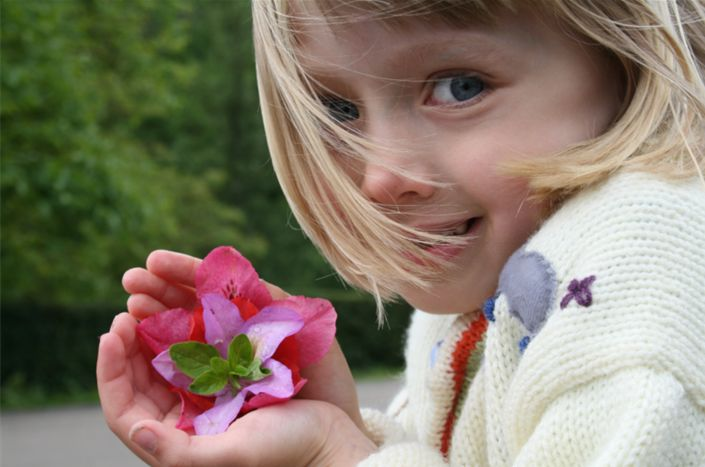
#> input picture day10/img2.jpeg, 705 x 467 px
$ python p3.py
#> lines starting #> are read from the running program, lines starting #| are printed output that depends on the picture
import cv2
import numpy as np
from scipy import ndimage

image = cv2.imread('img2.jpeg',0)
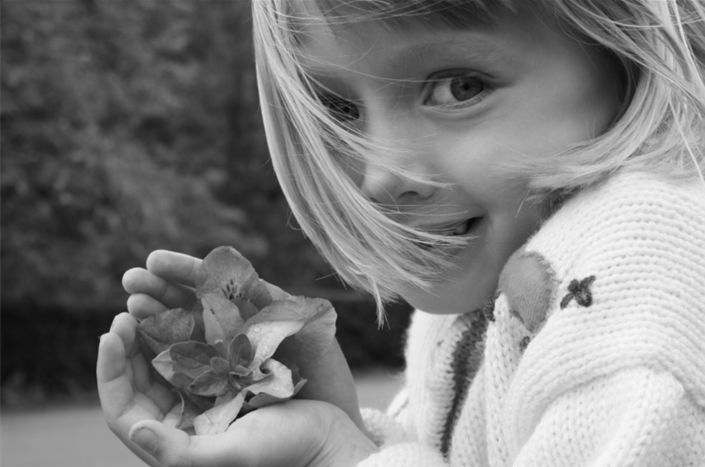
#> image: shape (467, 705); min 3, max 250, mean 125.3
cv2.imshow("original",image)

'''sobel_horizontal = np.array([np.array([1, 2, 1]), np.array([0, 0, 0]), np.array([-1, -2, -1])])
print(sobel_horizontal, 'is a kernel for detecting horizontal edges')

sobel_vertical = np.array([np.array([-1, 0, 1]), np.array([-2, 0, 2]), np.array([-1, 0, 1])])
print(sobel_vertical, 'is a kernel for detecting vertical edges')

out_h = ndimage.convolve(image,sobel_horizontal, mode='reflect')
out_v = ndimage.convolve(image, sobel_vertical, mode='reflect')
'''

kernel_laplace = np.array([np.array([-1, -1, -1]), np.array([-1, 8, -1]), np.array([-1, -1, -1])])
print(kernel_laplace, 'is a laplacian kernel')


out_l = ndimage.convolve(image , kernel_laplace, mode='constant')
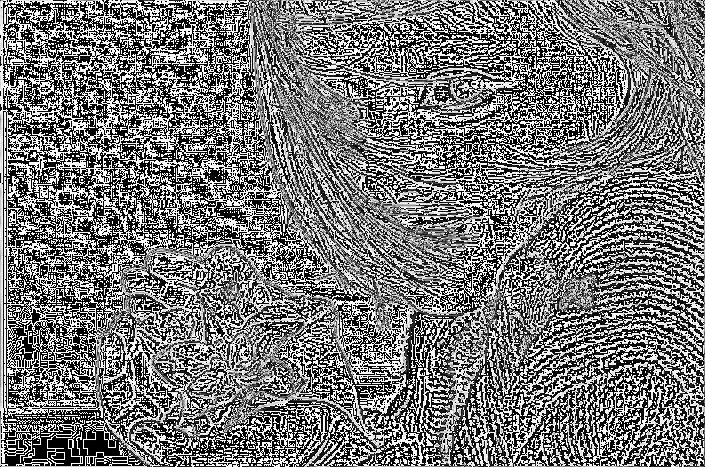
#> out_l: shape (467, 705); min 0, max 255, mean 120.3

cv2.imshow("  result",out_l)
cv2.waitKey(0)
cv2.destroyAllWindows()

$ run again, with day10/img1.jpeg copied over day10/img2.jpeg
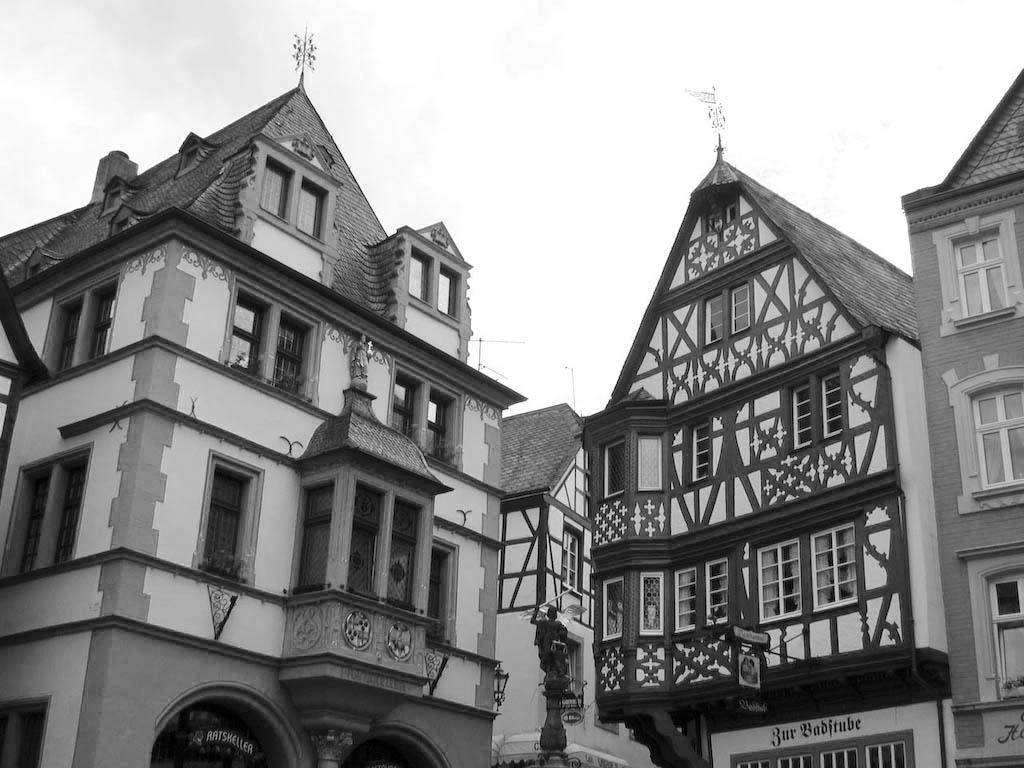
#> input picture day10/img1.jpeg, 1024 x 768 px
#> image is the input picture: shape (768, 1024); min 0, max 255, mean 141.3
#> `out_l = ndimage.convolve(image , kernel_laplace, mode='constant')`:
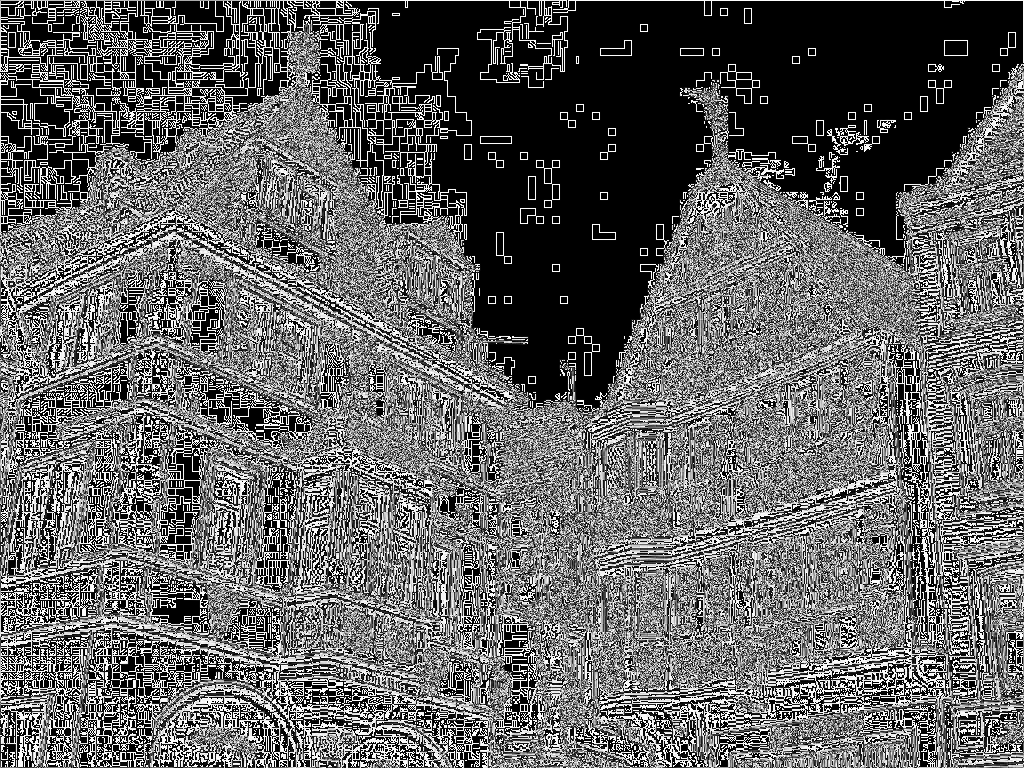
#> out_l: shape (768, 1024); min 0, max 255, mean 98.5

$ run again, with day10/img3.jpeg copied over day10/img2.jpeg
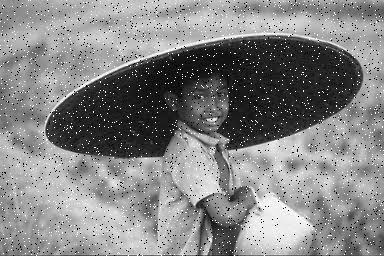
#> input picture day10/img3.jpeg, 384 x 256 px
#> image is the input picture: shape (256, 384); min 0, max 255, mean 132.5
#> `out_l = ndimage.convolve(image , kernel_laplace, mode='constant')`:
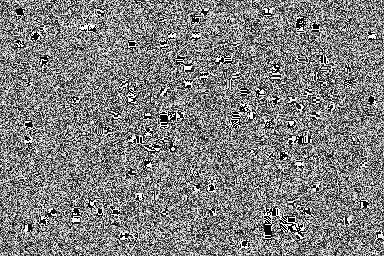
#> out_l: shape (256, 384); min 0, max 255, mean 127.6

$ run again, with day10/img4.jpeg copied over day10/img2.jpeg
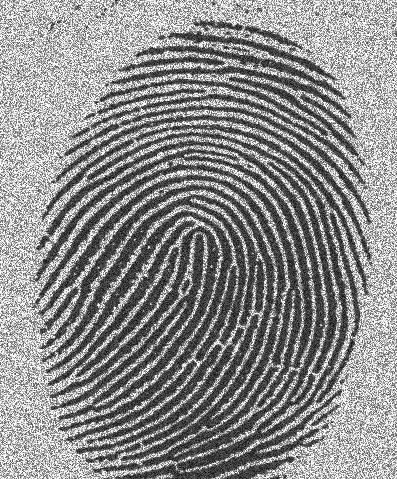
#> input picture day10/img4.jpeg, 397 x 479 px
#> image is the input picture: shape (479, 397); min 0, max 255, mean 138.8
#> `out_l = ndimage.convolve(image , kernel_laplace, mode='constant')`:
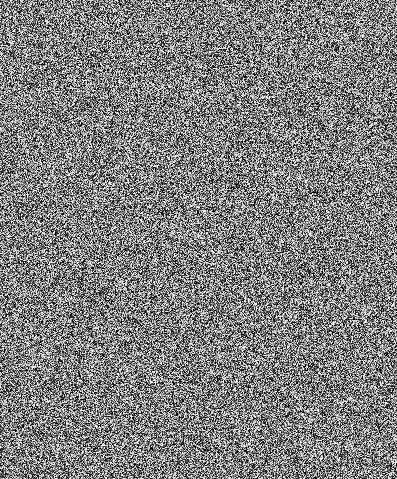
#> out_l: shape (479, 397); min 0, max 255, mean 127.5
